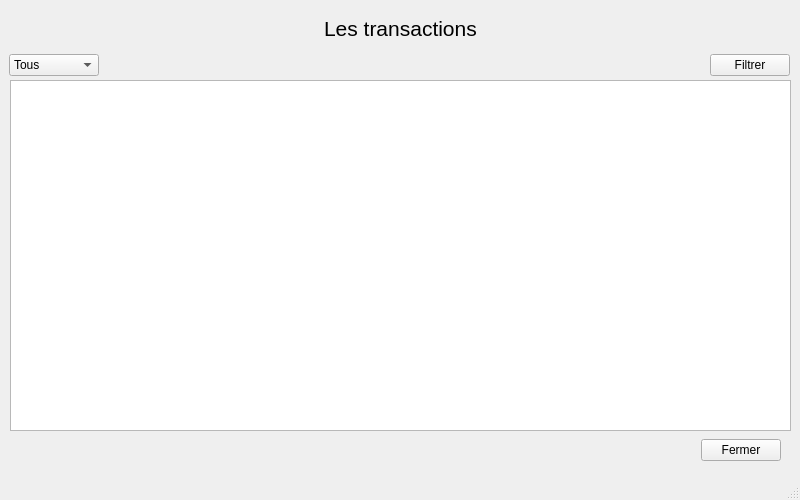
<?xml version="1.0" encoding="UTF-8"?>
<ui version="4.0">
 <class>UIListTransaction</class>
 <widget class="QMainWindow" name="UIListTransaction">
  <property name="geometry">
   <rect>
    <x>0</x>
    <y>0</y>
    <width>800</width>
    <height>500</height>
   </rect>
  </property>
  <property name="minimumSize">
   <size>
    <width>800</width>
    <height>500</height>
   </size>
  </property>
  <property name="maximumSize">
   <size>
    <width>800</width>
    <height>500</height>
   </size>
  </property>
  <property name="windowTitle">
   <string>Historique des transactions</string>
  </property>
  <widget class="QWidget" name="centralwidget">
   <widget class="QWidget" name="horizontalLayoutWidget">
    <property name="geometry">
     <rect>
      <x>10</x>
      <y>10</y>
      <width>781</width>
      <height>37</height>
     </rect>
    </property>
    <layout class="QHBoxLayout" name="horizontalLayoutNorth">
     <item>
      <spacer name="horizontalSpacer">
       <property name="orientation">
        <enum>Qt::Horizontal</enum>
       </property>
       <property name="sizeHint" stdset="0">
        <size>
         <width>40</width>
         <height>20</height>
        </size>
       </property>
      </spacer>
     </item>
     <item>
      <widget class="QLabel" name="labelTitle">
       <property name="font">
        <font>
         <pointsize>16</pointsize>
        </font>
       </property>
       <property name="text">
        <string>Les transactions</string>
       </property>
      </widget>
     </item>
     <item>
      <spacer name="horizontalSpacerLeft">
       <property name="orientation">
        <enum>Qt::Horizontal</enum>
       </property>
       <property name="sizeHint" stdset="0">
        <size>
         <width>40</width>
         <height>20</height>
        </size>
       </property>
      </spacer>
     </item>
    </layout>
   </widget>
   <widget class="QWidget" name="horizontalLayoutWidget_Tableview">
    <property name="geometry">
     <rect>
      <x>10</x>
      <y>80</y>
      <width>781</width>
      <height>351</height>
     </rect>
    </property>
    <layout class="QHBoxLayout" name="horizontalLayoutTableview">
     <item>
      <widget class="QTableView" name="tableViewTransactions">
       <property name="selectionBehavior">
        <enum>QAbstractItemView::SelectRows</enum>
       </property>
      </widget>
     </item>
    </layout>
   </widget>
   <widget class="QWidget" name="horizontalLayoutWidget_Buttons">
    <property name="geometry">
     <rect>
      <x>0</x>
      <y>430</y>
      <width>781</width>
      <height>41</height>
     </rect>
    </property>
    <layout class="QHBoxLayout" name="horizontalLayoutButtons">
     <item>
      <spacer name="horizontalSpacerButtons">
       <property name="orientation">
        <enum>Qt::Horizontal</enum>
       </property>
       <property name="sizeHint" stdset="0">
        <size>
         <width>40</width>
         <height>20</height>
        </size>
       </property>
      </spacer>
     </item>
     <item>
      <widget class="QPushButton" name="pushButtonClose">
       <property name="text">
        <string>Fermer</string>
       </property>
      </widget>
     </item>
    </layout>
   </widget>
   <widget class="QWidget" name="horizontalLayoutWidget_2">
    <property name="geometry">
     <rect>
      <x>9</x>
      <y>50</y>
      <width>781</width>
      <height>31</height>
     </rect>
    </property>
    <layout class="QHBoxLayout" name="horizontalLayout_2">
     <item>
      <widget class="QComboBox" name="comboBoxType">
       <item>
        <property name="text">
         <string>Tous</string>
        </property>
       </item>
       <item>
        <property name="text">
         <string>Virement</string>
        </property>
       </item>
       <item>
        <property name="text">
         <string>Versement</string>
        </property>
       </item>
       <item>
        <property name="text">
         <string>Retrait</string>
        </property>
       </item>
      </widget>
     </item>
     <item>
      <spacer name="horizontalSpacer_2">
       <property name="orientation">
        <enum>Qt::Horizontal</enum>
       </property>
       <property name="sizeHint" stdset="0">
        <size>
         <width>40</width>
         <height>20</height>
        </size>
       </property>
      </spacer>
     </item>
     <item>
      <widget class="QPushButton" name="pushButtonFiltrer">
       <property name="text">
        <string>Filtrer</string>
       </property>
      </widget>
     </item>
    </layout>
   </widget>
  </widget>
  <widget class="QMenuBar" name="menubar">
   <property name="geometry">
    <rect>
     <x>0</x>
     <y>0</y>
     <width>800</width>
     <height>21</height>
    </rect>
   </property>
  </widget>
  <widget class="QStatusBar" name="statusbar"/>
 </widget>
 <resources/>
 <connections/>
</ui>
